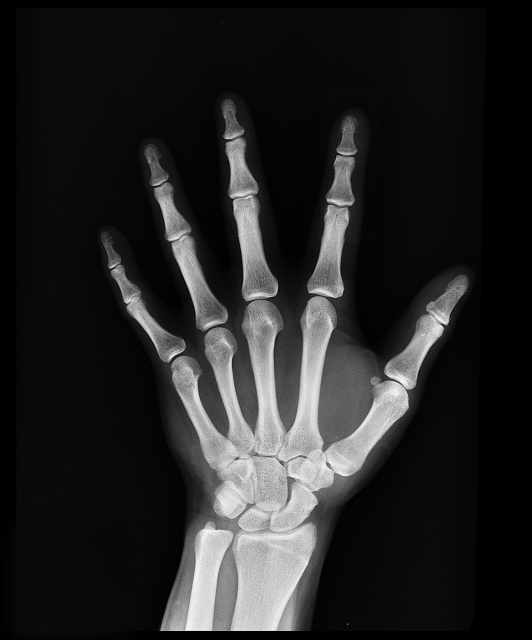
#> input picture img_radiografia.jpg, 1064 x 1280 px, found by its file name (shown at 1/2 size)
$ python 'P2 pt 1.py'
#> lines starting #> are read from the running program, lines starting #| are printed output that depends on the picture
#Importar bibliotecas
import cv2
import numpy as np
import matplotlib.pyplot as plt

### EJERCICIO 1: TRASLACIÓN
imagen = cv2.imread(r"C:\Users\Leyanet Piedra\Desktop\pdi lab\practica 2\img_radiografia.jpg", cv2.IMREAD_GRAYSCALE) #Carga la imagen en escala de grises
#> imagen is the input picture: shape (1280, 1064); min 0, max 255, mean 36.6
ancho, alto = imagen.shape #Número de filas y columnas de la imagen
#> ancho = 1280; alto = 1064

tx, ty = 50, 30  # Desplazamiento en X e Y
#Matriz de traslación | 1   0   tx | , | 0   1   ty |
M1 = np.float32([[1, 0, 50], [0,1,30]])

#Aplica la traslación a la imagen con la matriz M2
imagen_trasladada = cv2.warpAffine(imagen, M1, (ancho, alto))
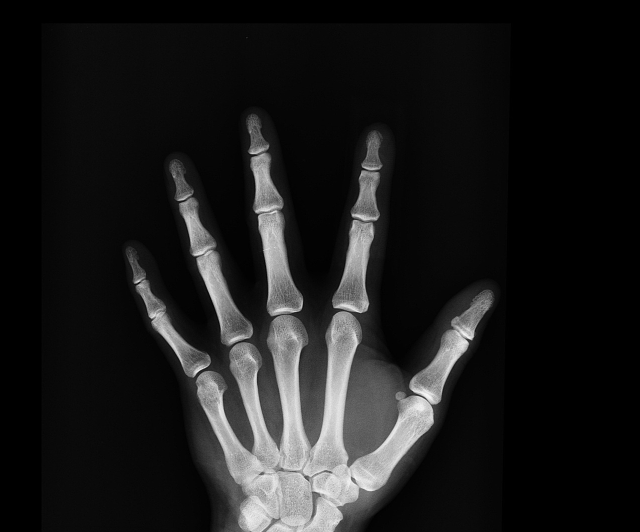
#> imagen_trasladada: shape (1064, 1280) (shown at 1/2 size); min 0, max 255, mean 27.6

#Matriz de traslación

tz, te = 100.5, 100.7
M2 = np.float32([[1, 0, tz], [0,1,te]])
imagen_trasladada_decimal = cv2.warpAffine(imagen, M2, (ancho, alto)) #Aplica la traslación a la imagen
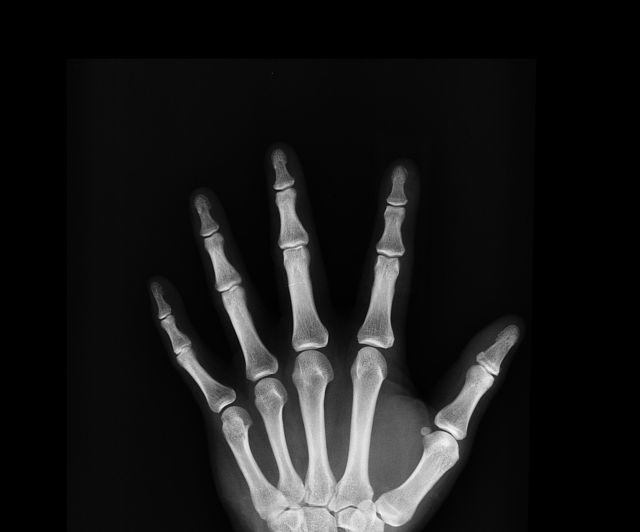
#> imagen_trasladada_decimal: shape (1064, 1280) (shown at 1/2 size); min 0, max 249, mean 25

plt.figure(figsize=(10,5)) #Define el tamaño de la figura para mostrar las imagenes
plt.subplot(1,3,1), plt.imshow(imagen, cmap='gray'), plt.title('Foto Original'), plt.axis("off") #Muestra la imagen original
#Muestra la imagen trasladada ambas veces
plt.subplot(1,3,2), plt.imshow(imagen_trasladada, cmap='gray'), plt.title('Imagen Trasladada x=50 y=30') , plt.axis("off")
plt.subplot(1,3,3), plt.imshow(imagen_trasladada_decimal, cmap='gray'), plt.title('Imagen Trasladada x=100.5 y=100.7') , plt.axis("off")

### EJERCICIO 2: ROTACIÓN
#Crea la matriz de rotación para girar la imagen 45 grados (en contra del reloj y alrededor del centro)
angulo = 45
centro = (ancho // 2, alto // 2)  #Centro de la imagen
#> centro = (640, 532)
escala = 1.0 #Sin cambios en el tamaño
rotacion = cv2.getRotationMatrix2D(centro, angulo, escala)
imagen_rotada = cv2.warpAffine(imagen, rotacion, (ancho, alto)) #Aplica la rotación a la imagen
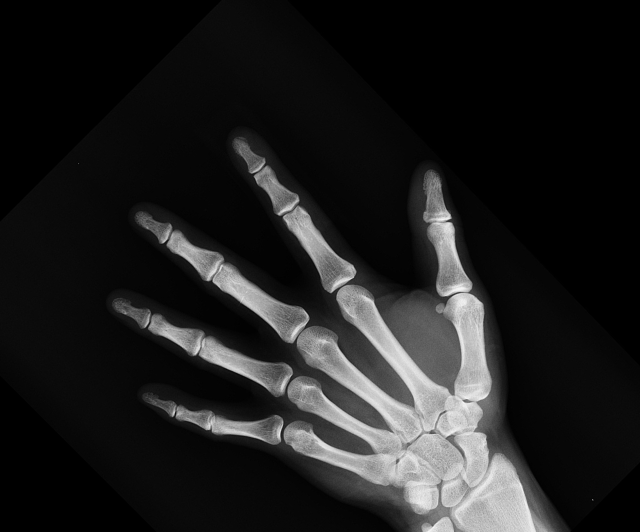
#> imagen_rotada: shape (1064, 1280) (shown at 1/2 size); min 0, max 253, mean 31


plt.figure(figsize=(10,5)) #Define el tamaño de la figura para mostrar las imagenes
plt.subplot(1,3,1), plt.imshow(imagen, cmap='gray'), plt.title('Foto Original'), plt.axis("off") #Muestra la imagen original
plt.subplot(1,3,2), plt.imshow(imagen_rotada, cmap='gray'), plt.title('Imagen Rotada 45º'), plt.axis("off") #Muestra la imagen rotada


### EJERCICIO 3: ESCALA
#Redimensionamos la imagen usando la funcion (imagen, tamaño de salida, escala en x, escala en y, método de interpolación)
escala_150 = cv2.resize(imagen, None, fx=1.5, fy=1.5, interpolation=cv2.INTER_LINEAR)
escala_50 = cv2.resize(imagen, None, fx=0.5, fy=0.5, interpolation=cv2.INTER_LINEAR) #Redimensiona la imagen al 50% del tamaño original
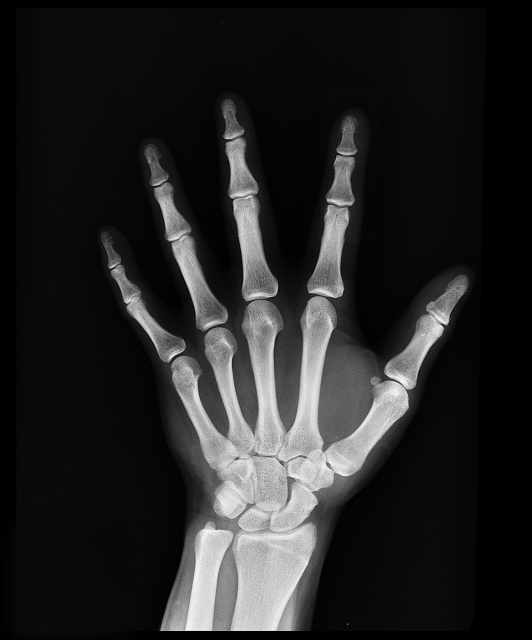
#> escala_50: shape (640, 532); min 0, max 247, mean 36.7

plt.figure(figsize=(10,5)) #Define el tamaño de la figura para mostrar las imagenes

plt.subplot(1,3,1), plt.imshow(imagen, cmap='gray'), plt.title('Foto Original') #Muestra la imagen original
plt.subplot(1,3,2), plt.imshow(escala_150, cmap='gray'), plt.title('Imagen a escala 150') #Muestra la imagen escalada al 150%
plt.subplot(1,3,3), plt.imshow(escala_50, cmap='gray'), plt.title('Imagen a escala 50') #Muestra la imagen escalada al 50%


#Muestra todas las figuras generadas
plt.show()

$ run again, with Te-me_0015.jpg copied over img_radiografia.jpg
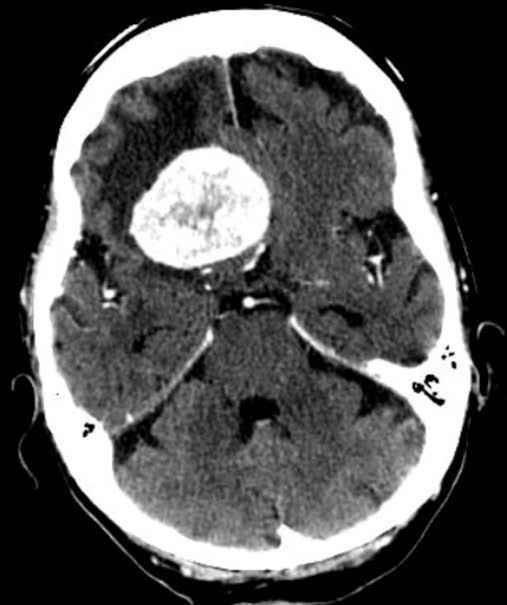
#> input picture Te-me_0015.jpg, 507 x 605 px, found by its file name
#> imagen is the input picture: shape (605, 507); min 0, max 255, mean 85.9
#> `imagen_rotada = cv2.warpAffine(imagen, rotacion, (ancho, alto))`:
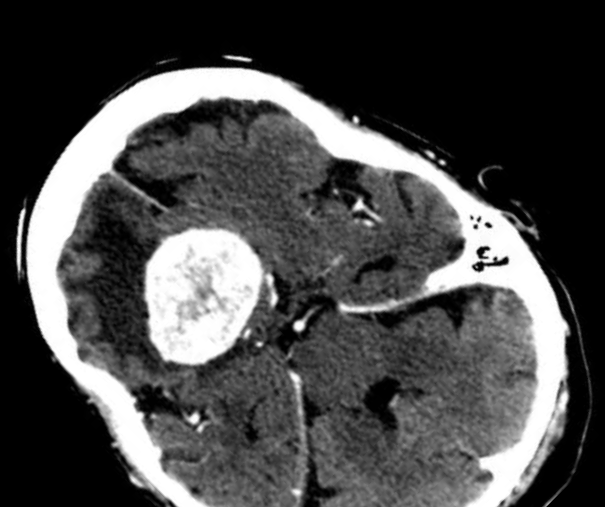
#> imagen_rotada: shape (507, 605); min 0, max 255, mean 74.5
#> `escala_50 = cv2.resize(imagen, None, fx=0.5, fy=0.5, interpolation=cv2..`:
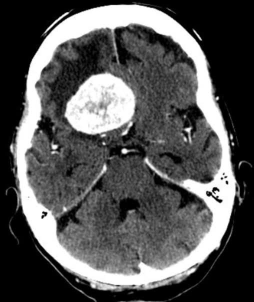
#> escala_50: shape (302, 254); min 0, max 255, mean 85.9

$ run again, with img_lowcontrast.jpg copied over img_radiografia.jpg
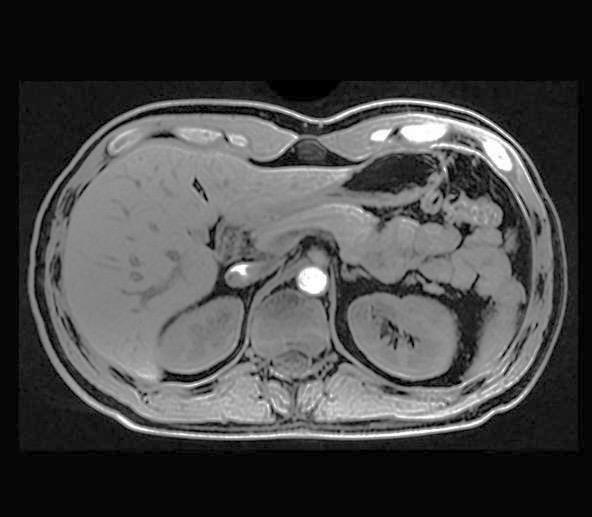
#> input picture img_lowcontrast.jpg, 592 x 517 px, found by its file name
#> imagen is the input picture: shape (517, 592); min 0, max 255, mean 68.6
#> `imagen_rotada = cv2.warpAffine(imagen, rotacion, (ancho, alto))`:
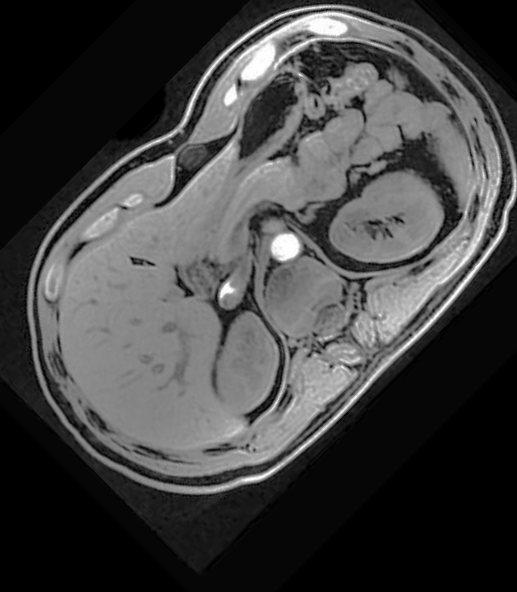
#> imagen_rotada: shape (592, 517); min 0, max 255, mean 66.4
#> `escala_50 = cv2.resize(imagen, None, fx=0.5, fy=0.5, interpolation=cv2..`:
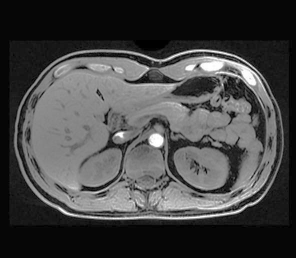
#> escala_50: shape (258, 296); min 0, max 255, mean 68.8
